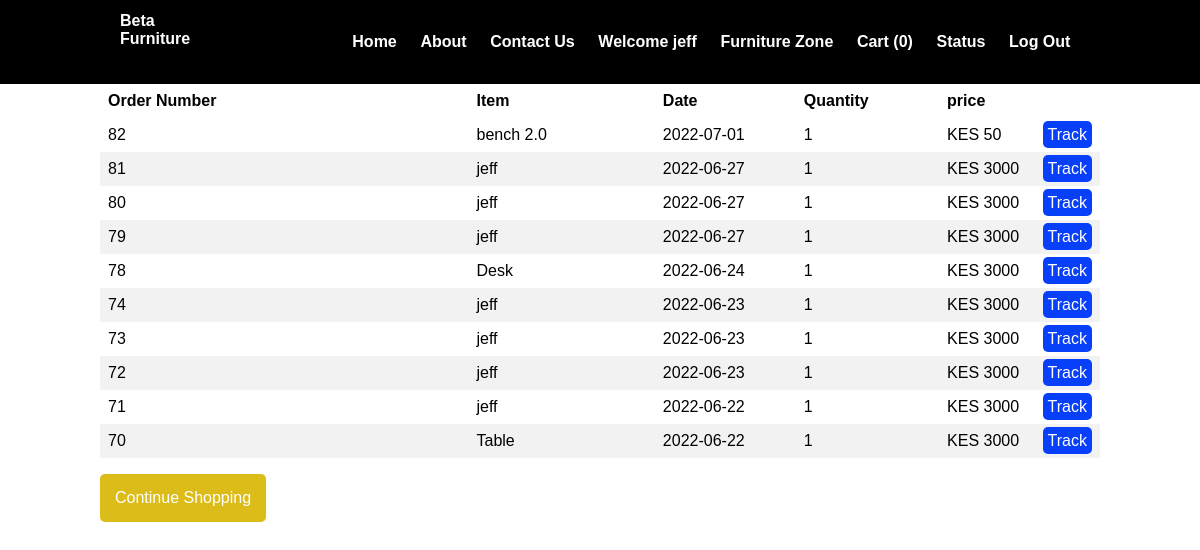
Page /order_status.php (signed in) on the committed database.
### tables this page shows
CREATE TABLE `orders` (
  `order_ID` int(30) NOT NULL,
  `F_ID` int(30) NOT NULL,
  `status` varchar(100) NOT NULL,
  `name` varchar(30) NOT NULL,
  `price` int(30) NOT NULL,
  `quantity` int(30) NOT NULL,
  `order_date` date NOT NULL,
  `username` varchar(30) NOT NULL,
  `R_ID` int(30) NOT NULL
);

### order_status.php (the view, shortened to what this page needs)
<?php
$conn = Connect();
include 'nav.php';
?>
    <div class="table-responsive" style="padding-left: 100px; padding-right: 100px;" >
<table class="table table-striped">
  <thead class="thead-dark">
<tr>
<th width="40%">Order Number</th>
<th width="20%">Item</th>
<th width="15%">Date</th>
<th width="15%">Quantity</th>
<th width="15%"> price</th>
</tr>
</thead>
<?php
$user_check=$_SESSION['login_user2'];
$sql="SELECT * from orders  where username='$user_check' ORDER BY order_ID DESC";
$result=mysqli_query($conn,$sql);
if($count=mysqli_fetch_row($result)>0){
    while($row=mysqli_fetch_assoc($result)){
        $order_number=$row['order_ID'];
        $name=$row['name'];
        $price=$row['price'];
        $date=$row['order_date'];
        $quantity=$row['quantity'];
?>
        <tr>
<td><?php echo $order_number; ?></td>
<td><?php echo $name ?></td>
<td> <?php echo $date ?></td>
<td> <?php echo $quantity; ?></td>
<td> KES <?php echo $price; ?> </td>
<td> <a href="tracking.php?id=<?php echo $order_number?>" class="btn btn-primary" style="padding: 5px;"> Track </a> </td>
</tr>
<?php
    }
}
?>
<tr>
<td></td>
</tr>
</table>
<?php
  echo '<a href="furniturelist.php"><button class="btn btn-warning">Continue Shopping</button></a>';
?>
</div>
<br><br><br><br><br><br><br>
    </body>
</html>

### nav.php (shortened to what this page needs)
<!DOCTYPE html>
<html lang="en">
<head>
    <link rel="stylesheet" href="https://cdnjs.cloudflare.com/ajax/libs/font-awesome/4.7.0/css/font-awesome.min.css">
    <link rel="stylesheet" href="./css/styles.css">
</head>
<body>
    <section class="navbar text-white">
        <div class="container">
            <div class="logo">
            <a href="index.php" title="">
                    <strong>
                      <p>Beta Furniture </p>
                    </strong>
            </div>
            <div class="menu text-right">
        <div class="collapse navbar-collapse " id="myNavbar">
            <ul class="nav navbar-nav">
            <?php if(isset($_SESSION['login_user1'])){
?>
            <li><a href="#"><span class="glyphicon glyphicon-user"></span> Welcome <?php echo $_SESSION['login_user1']; ?> </a></li>
            <li><a href="mystore.php">MANAGER CONTROL PANEL</a></li>
            <li><a href="logout_m.php"><span class="glyphicon glyphicon-log-out"></span> Log Out </a></li>
<?php
}
else if (isset($_SESSION['login_user2'])) {
    ?>
            <li class="" ><a href="index.php">Home</a></li>
            <li><a href="aboutus.php">About</a></li>
            <li><a href="contactus.php">Contact Us</a></li>
            <li><a href="#"><span class=""></span> Welcome <?php echo $_SESSION['login_user2']; ?> </a></li>
            <li><a href="furniturelist.php"><span class=""></span> Furniture Zone </a></li>
            <li><a href="cart.php"><span class=""></span> Cart
                (<?php
                if(isset($_SESSION["cart"])){
                $count = count($_SESSION["cart"]);
                echo "$count";
              }
                else
                  echo "0";
                ?>)
               </a></li>
               <li><a href="order_status.php"><span class="glyphicon glyphicon-log-out"></span>Status </a></li>
              <li><a href="logout_u.php"><span class="glyphicon glyphicon-log-out"></span> Log Out </a></li>
              <?php } ?>
            </ul>
        </div>
        </div>
    </section>

### css/styles.css (style rules this page uses)
* { margin: 0 0; padding: 0 0; font-family: Arial, Helvetica, sans-serif; }
.container { width: 80%; margin: 0 auto; padding: 1%; }
.text-right { text-align: right; }
.text-white { color: white; }
a { color: #ffffff; text-decoration: none; }
.btn { padding: 1%; border: none; font-size: 1rem; border-radius: 5px; }
.btn-primary { padding: 15px; background-color: #0840f9; color: white; cursor: pointer; }
.btn-warning { padding: 15px; background-color: #dcbc18; color: white; cursor: pointer; }
.logo { width: 10%; float: left; }
.menu { line-height: 60px; }
.menu ul { list-style-type: none; }
.menu ul li { display: inline; padding: 1%; font-weight: bold; }
section.navbar { background-color: black; color: white; }
table { border-collapse: collapse; width: 100%; }
th, td { text-align: left; padding: 8px; }
tr:nth-child(even) { background-color: #f2f2f2 }

### rows in the picture
orders: order_ID "82", name "bench 2.0", order_date "2022-07-01", quantity "1", price "50"
orders: order_ID "81", name "jeff", order_date "2022-06-27", quantity "1", price "3000"
orders: order_ID "80", name "jeff", order_date "2022-06-27", quantity "1", price "3000"
orders: order_ID "79", name "jeff", order_date "2022-06-27", quantity "1", price "3000"
orders: order_ID "78", name "Desk", order_date "2022-06-24", quantity "1", price "3000"
orders: order_ID "74", name "jeff", order_date "2022-06-23", quantity "1", price "3000"
orders: order_ID "73", name "jeff", order_date "2022-06-23", quantity "1", price "3000"
orders: order_ID "72", name "jeff", order_date "2022-06-23", quantity "1", price "3000"
orders: order_ID "71", name "jeff", order_date "2022-06-22", quantity "1", price "3000"
orders: order_ID "70", name "Table", order_date "2022-06-22", quantity "1", price "3000"

### other values in the picture
$_SESSION['login_user2'] "jeff"
